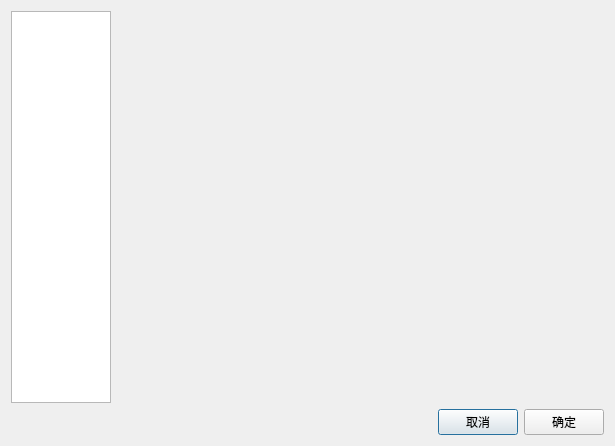
<?xml version="1.0" encoding="UTF-8"?>
<ui version="4.0">
 <class>CPropertyDialog</class>
 <widget class="QDialog" name="CPropertyDialog">
  <property name="geometry">
   <rect>
    <x>0</x>
    <y>0</y>
    <width>615</width>
    <height>446</height>
   </rect>
  </property>
  <property name="minimumSize">
   <size>
    <width>0</width>
    <height>0</height>
   </size>
  </property>
  <property name="maximumSize">
   <size>
    <width>668</width>
    <height>613</height>
   </size>
  </property>
  <property name="windowTitle">
   <string>Dialog</string>
  </property>
  <layout class="QGridLayout" name="gridLayout">
   <item row="0" column="0">
    <layout class="QHBoxLayout" name="horizontalLayout_2">
     <item>
      <widget class="QListWidget" name="listWidget">
       <property name="sizePolicy">
        <sizepolicy hsizetype="Fixed" vsizetype="Preferred">
         <horstretch>0</horstretch>
         <verstretch>0</verstretch>
        </sizepolicy>
       </property>
       <property name="minimumSize">
        <size>
         <width>0</width>
         <height>0</height>
        </size>
       </property>
       <property name="maximumSize">
        <size>
         <width>100</width>
         <height>555</height>
        </size>
       </property>
       <property name="spacing">
        <number>6</number>
       </property>
       <property name="gridSize">
        <size>
         <width>0</width>
         <height>25</height>
        </size>
       </property>
      </widget>
     </item>
     <item>
      <widget class="QStackedWidget" name="stackedWidget">
       <property name="sizePolicy">
        <sizepolicy hsizetype="Preferred" vsizetype="Preferred">
         <horstretch>0</horstretch>
         <verstretch>0</verstretch>
        </sizepolicy>
       </property>
       <property name="minimumSize">
        <size>
         <width>440</width>
         <height>0</height>
        </size>
       </property>
       <property name="frameShape">
        <enum>QFrame::NoFrame</enum>
       </property>
       <property name="currentIndex">
        <number>-1</number>
       </property>
      </widget>
     </item>
    </layout>
   </item>
   <item row="1" column="0">
    <layout class="QHBoxLayout" name="horizontalLayout">
     <item>
      <spacer name="horizontalSpacer_4">
       <property name="orientation">
        <enum>Qt::Horizontal</enum>
       </property>
       <property name="sizeHint" stdset="0">
        <size>
         <width>40</width>
         <height>20</height>
        </size>
       </property>
      </spacer>
     </item>
     <item>
      <widget class="QPushButton" name="cancelButton">
       <property name="sizePolicy">
        <sizepolicy hsizetype="Preferred" vsizetype="Preferred">
         <horstretch>0</horstretch>
         <verstretch>0</verstretch>
        </sizepolicy>
       </property>
       <property name="text">
        <string>取消</string>
       </property>
      </widget>
     </item>
     <item>
      <widget class="QPushButton" name="okButton">
       <property name="sizePolicy">
        <sizepolicy hsizetype="Preferred" vsizetype="Preferred">
         <horstretch>0</horstretch>
         <verstretch>0</verstretch>
        </sizepolicy>
       </property>
       <property name="text">
        <string>确定</string>
       </property>
      </widget>
     </item>
    </layout>
   </item>
  </layout>
 </widget>
 <resources/>
 <connections/>
</ui>
